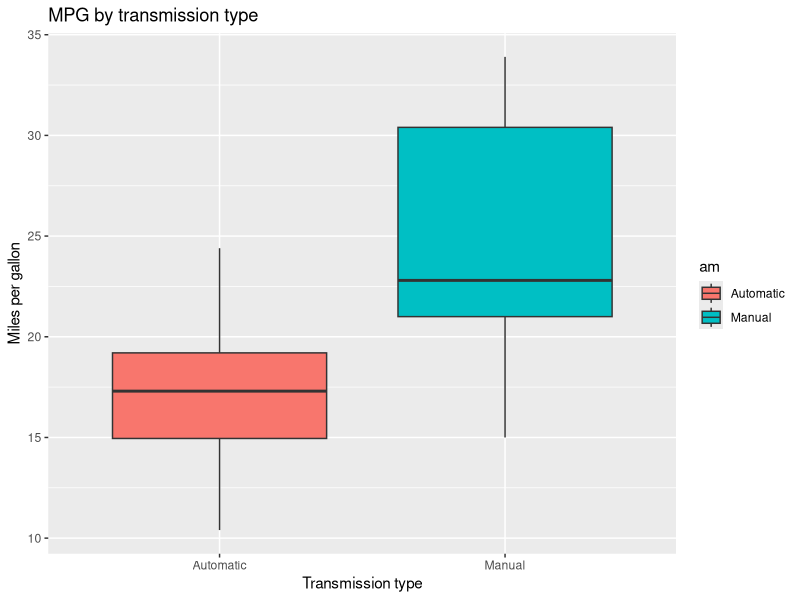
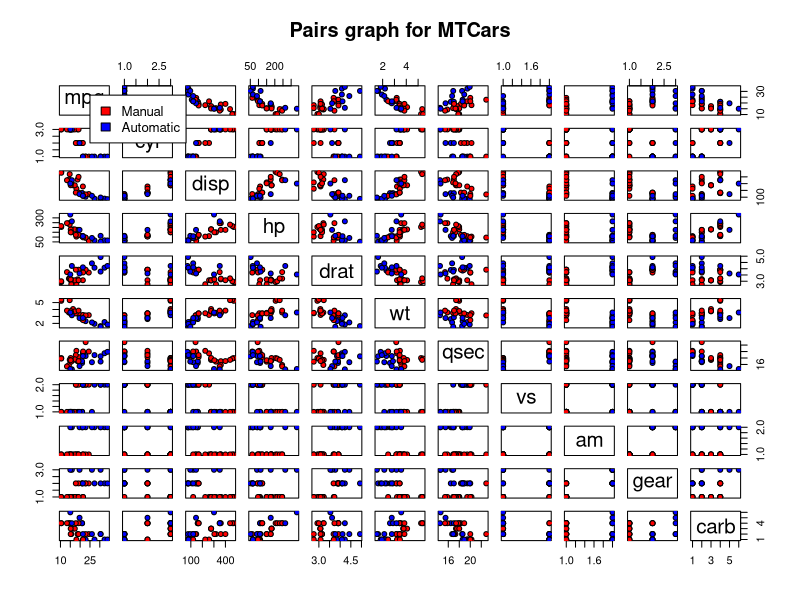
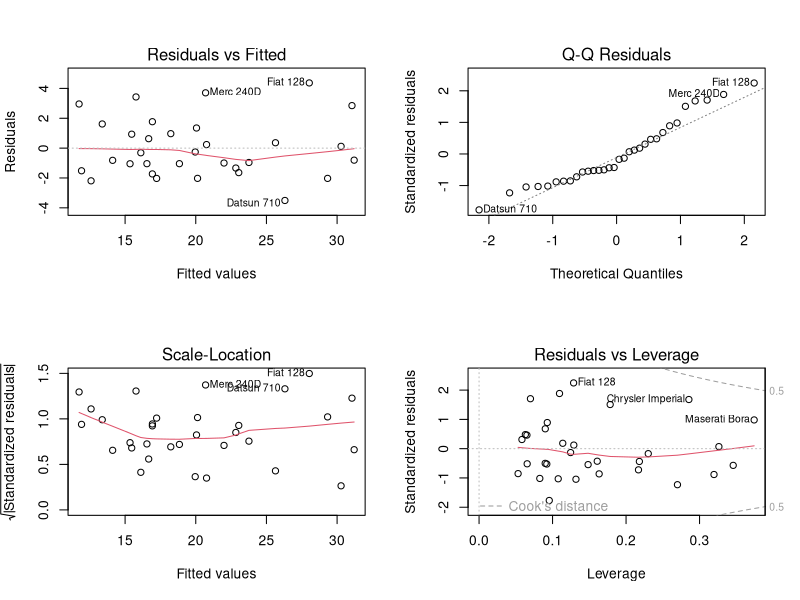

Write the R code that produced these figures, in order.
# Author: Chisheng Li
# Regression model project
# Take the mtcars data set and answer 2 question using regression models 
# Q1. Is an automatic or manual transmission better for MPG
# Q2. Quantify the MPG difference between automatic and manual transmissions

## Step1: Data munging

data(mtcars)
str(mtcars)
#'data.frame':	32 obs. of  11 variables:
# $ mpg : num  21 21 22.8 21.4 18.7 18.1 14.3 24.4 22.8 19.2 ...
# $ cyl : num  6 6 4 6 8 6 8 4 4 6 ...
# $ disp: num  160 160 108 258 360 ...
# $ hp  : num  110 110 93 110 175 105 245 62 95 123 ...
# $ drat: num  3.9 3.9 3.85 3.08 3.15 2.76 3.21 3.69 3.92 3.92 ...
# $ wt  : num  2.62 2.88 2.32 3.21 3.44 ...
# $ qsec: num  16.5 17 18.6 19.4 17 ...
# $ vs  : num  0 0 1 1 0 1 0 1 1 1 ...
# $ am  : num  1 1 1 0 0 0 0 0 0 0 ...
# $ gear: num  4 4 4 3 3 3 3 4 4 4 ...
# $ carb: num  4 4 1 1 2 1 4 2 2 4 ...

# cyl = Number of cylinders; vs = V/S; am = Transmission (0 = automatic, 1 = manual)
# gear = Number of forward gears; carb  Number of carburetors
# Convert "cyl", "vs", "gear", "carb" and "am" variables into factor variables
# Relabel "am" into "Automatic" and "Manual"

mtcars$cyl <- factor(mtcars$cyl)
mtcars$vs <- factor(mtcars$vs)
mtcars$am <- factor(mtcars$am)
mtcars$gear <- factor(mtcars$gear)
mtcars$carb <- factor(mtcars$carb)

levels(mtcars$am) <- c("Automatic", "Manual")


## Step 2: Exploratory graphs
library(ggplot2)

# Box plot to compare mpg when am is "Automatic" or "Manual"
png("/boxplot.png", height = 600, width = 600)
ggplot(mtcars, aes(am, mpg)) + geom_boxplot(aes(fill = am)) + ggtitle("MPG by transmission type") + ylab("Miles per gallon") + xlab("Transmission type")
dev.off()

# Pairs graph to view the relationships between every variable
png("/pairsgraph.png", height = 1300, width = 1300)
pairs(mtcars, pch = 21, bg = c("red", "blue")[mtcars$am], main = "Pairs graph for MTCars")
par(xpd = TRUE)
legend(0.01,0.995, as.vector(unique(mtcars$am)), fill=c("red", "blue"), cex = 0.8)
dev.off()


## Step 3: Hypothesis testing

# Compare the mpg means between automatic and manual transmissions
# H0 = There is no performance difference (MPG) between Automatic and Manual cars
# H1 = There exists a performance difference between Automatic and Manual cars

t.test(mpg ~ am, data = mtcars)

#	Welch Two Sample t-test
#
#data:  mpg by am
#t = -3.7671, df = 18.332, p-value = 0.001374
#alternative hypothesis: true difference in means is not equal to 0
#95 percent confidence interval:
# -11.280194  -3.209684
#sample estimates:
#mean in group Automatic    mean in group Manual 
#               17.14737                24.39231 

# P-value (0.001374) < 0.05, We reject the null hypothesis

# Determine if there is a difference in the population means
wilcox.test(mpg ~ am, data = mtcars)

#	Wilcoxon rank sum test with continuity correction
#
#data:  mpg by am
#W = 42, p-value = 0.001871
#alternative hypothesis: true location shift is not equal to 0

# P-value (0.001871) < 0.05, we reject the null hypothesis that the mileage data of manual and automatic transmissions in mtcar are identical populations.


## Step 4: Regression model
# Generate a regression model using a stepwise method
model.all <- lm(mpg ~ ., data = mtcars)
n <- nrow(mtcars)
model1 <- step(model.all, direction = "backward", k = log(n))
summary(model1)

#Call:
#lm(formula = mpg ~ wt + qsec + am, data = mtcars)
#
#Residuals:
#    Min      1Q  Median      3Q     Max 
#-3.4811 -1.5555 -0.7257  1.4110  4.6610 
#
#Coefficients:
#            Estimate Std. Error t value Pr(>|t|)    
#(Intercept)   9.6178     6.9596   1.382 0.177915    
#wt           -3.9165     0.7112  -5.507 6.95e-06 ***
#qsec          1.2259     0.2887   4.247 0.000216 ***
#amManual      2.9358     1.4109   2.081 0.046716 *  
#---
#Signif. codes:  0 ‘***’ 0.001 ‘**’ 0.01 ‘*’ 0.05 ‘.’ 0.1 ‘ ’ 1
#
#Residual standard error: 2.459 on 28 degrees of freedom
#Multiple R-squared:  0.8497,	Adjusted R-squared:  0.8336 
#F-statistic: 52.75 on 3 and 28 DF,  p-value: 1.21e-11

# The algorithm suggest the model lm(mpg ~ wt + qsec + am, data = mtcars)
# We add an interaction term between wt & am to the model because the pairs graph suggest that wt is correlated with transmission type
model2 <- lm(mpg ~ wt + qsec + am + wt:am, data = mtcars)
summary(model2)

#Call:
#lm(formula = mpg ~ wt + qsec + am + wt:am, data = mtcars)

#Residuals:
#    Min      1Q  Median      3Q     Max 
#-3.5076 -1.3801 -0.5588  1.0630  4.3684 
#
#Coefficients:
#            Estimate Std. Error t value Pr(>|t|)    
#(Intercept)    9.723      5.899   1.648 0.110893    
#wt            -2.937      0.666  -4.409 0.000149 ***
#qsec           1.017      0.252   4.035 0.000403 ***
#amManual      14.079      3.435   4.099 0.000341 ***
#wt:amManual   -4.141      1.197  -3.460 0.001809 ** 
#---
#Signif. codes:  0 ‘***’ 0.001 ‘**’ 0.01 ‘*’ 0.05 ‘.’ 0.1 ‘ ’ 1
#
#Residual standard error: 2.084 on 27 degrees of freedom
#Multiple R-squared:  0.8959,	Adjusted R-squared:  0.8804 
#F-statistic: 58.06 on 4 and 27 DF,  p-value: 7.168e-13

# Adjusted r-squared = 0.8804, 88% of the variation in mpg is explained by the variables in model2

# Anova test to compare the different models
anova(lm(mpg ~ am, data = mtcars), lm(mpg ~ am + wt, data = mtcars), model1, model2)
#Analysis of Variance Table
#
#Model 1: mpg ~ am
#Model 2: mpg ~ am + wt
#Model 3: mpg ~ wt + qsec + am
#Model 4: mpg ~ wt + qsec + am + wt:am
#  Res.Df    RSS Df Sum of Sq       F    Pr(>F)    
#1     30 720.90                                   
#2     29 278.32  1    442.58 101.892 1.161e-10 ***
#3     28 169.29  1    109.03  25.102 2.963e-05 ***
#4     27 117.28  1     52.01  11.974  0.001809 ** 
#---
#Signif. codes:  0 ‘***’ 0.001 ‘**’ 0.01 ‘*’ 0.05 ‘.’ 0.1 ‘ ’ 1

confint(model2)
#                 2.5 %    97.5 %
#(Intercept) -2.3807791 21.826884
#wt          -4.3031019 -1.569960
#qsec         0.4998811  1.534066
#amManual     7.0308746 21.127981
#wt:amManual -6.5970316 -1.685721


## Step 5: Residuals
png("/residuals.png", height = 800, width = 800)
par(mfrow = c(2, 2))
plot(model2)
dev.off()










